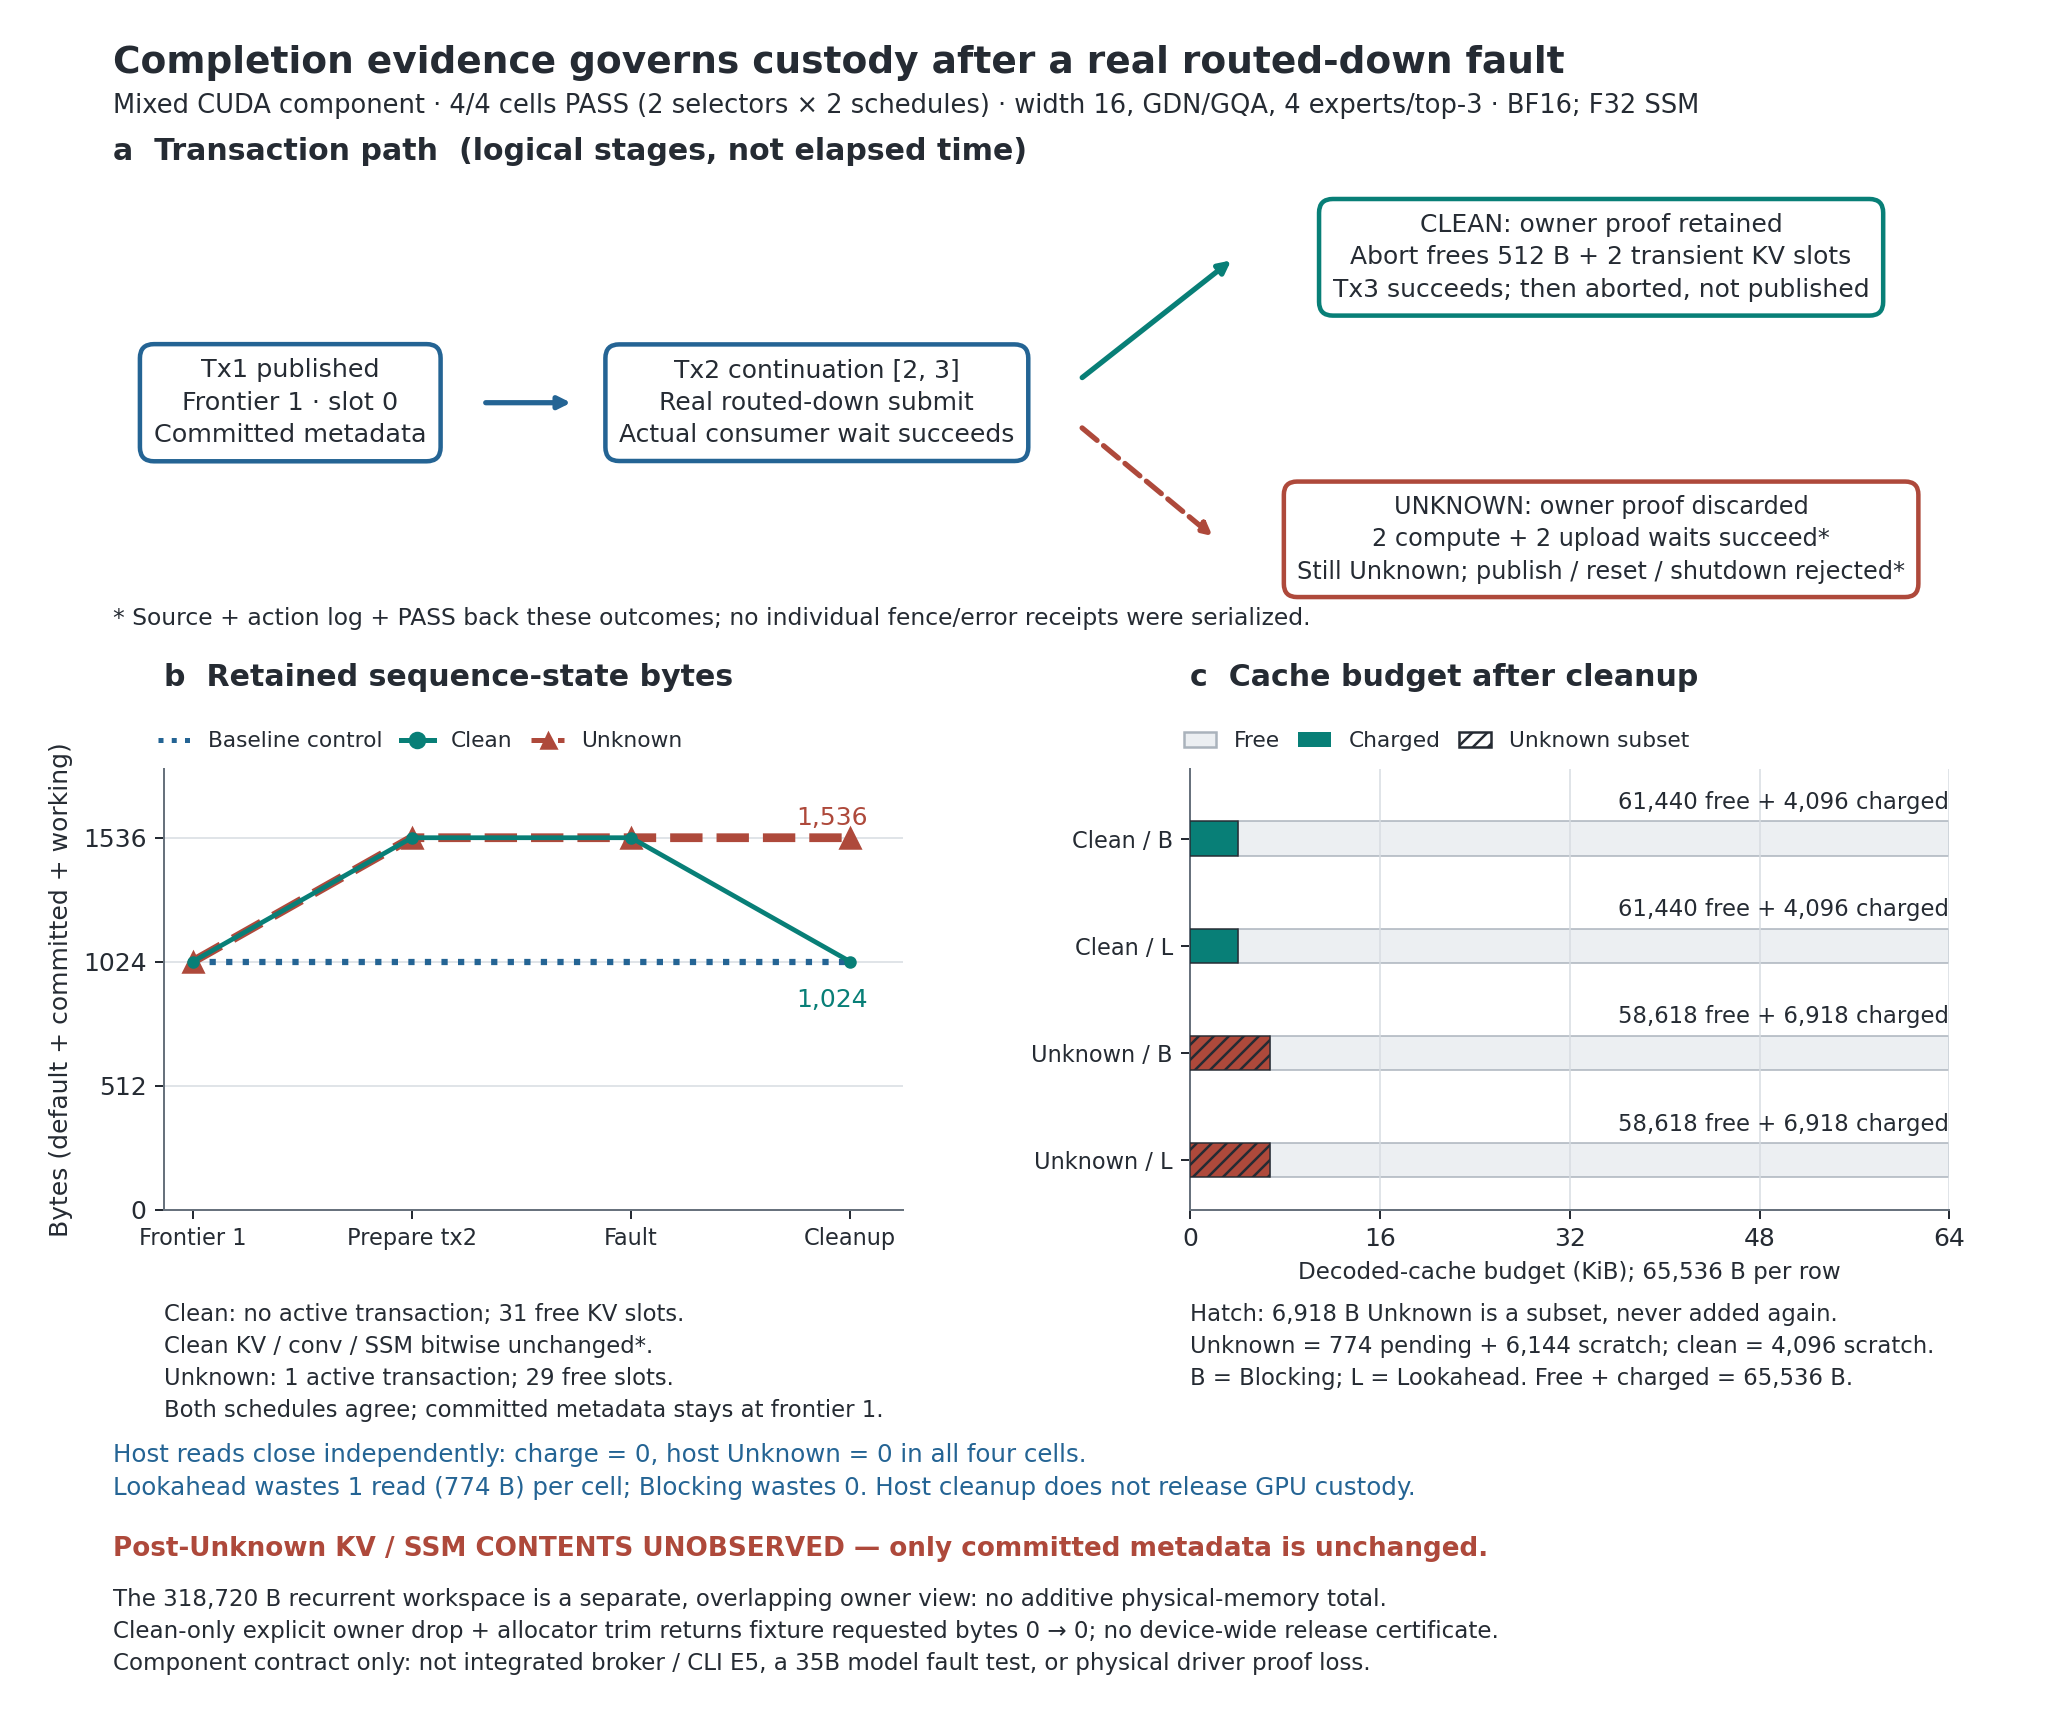

Write the Python code that produced this figure.
#!/usr/bin/env python3
"""CPU/Agg companion figure; data verification uses only the Python stdlib.

Use the existing Matplotlib environment. No installation, GPU query or model run.
"""
from __future__ import annotations

import argparse
import hashlib
import io
import itertools
import json
import os
from pathlib import Path
import sys
import zlib

HERE = Path(__file__).resolve().parent
DEFAULT_ARCHIVE = HERE.parent/'experiments/storage_demand/pressure_fault_v1/publication_fault_v1'
COLORS = dict(control='#246494', clean='#087F77', unknown='#AE493B', ink='#252B33', free='#ECEFF2', grid='#D7DCE1')
STEM = 'fault-custody-contract'


def digest(data):
    return hashlib.sha256(data).hexdigest()


def renderer_metadata():
    import matplotlib as mpl
    import numpy
    from matplotlib import font_manager, ft2font
    from PIL import __version__ as pillow
    fonts = {}
    for weight in ('normal', 'bold'):
        p = Path(font_manager.findfont(font_manager.FontProperties(family='DejaVu Sans', weight=weight)))
        fonts[weight] = dict(name=p.name, sha256=digest(p.read_bytes()))
    return dict(python=sys.version.split()[0], matplotlib=mpl.__version__, numpy=numpy.__version__,
                pillow=pillow, freetype=ft2font.__freetype_version__, zlib=zlib.ZLIB_RUNTIME_VERSION,
                backend='Agg', font_family='DejaVu Sans', fonts=fonts, png_dpi=180, pdf_fonttype=42)


def data_view(model):
    return {'schema': 'ferrule.fault-custody-figure-data.v1',
            'scope': model['scope'], 'denominator': model['denominator'],
            'cells': [{k: c[k] for k in ('case', 'schedule', 'snapshots', 'boundary', 'assertion_backed',
                                        'committed_content', 'host_read_statistics', 'local_final_release')}
                      for c in model['cells']]}


def build_figure(data):
    import matplotlib as mpl
    mpl.use('Agg', force=True)
    from matplotlib import pyplot as plt
    from matplotlib.lines import Line2D
    from matplotlib.patches import Patch

    mpl.rcParams.update({'font.family': 'DejaVu Sans', 'font.size': 10, 'text.color': COLORS['ink'],
                         'axes.labelcolor': COLORS['ink'], 'xtick.color': COLORS['ink'],
                         'ytick.color': COLORS['ink'], 'axes.spines.top': False,
                         'axes.spines.right': False, 'axes.edgecolor': '#68727D',
                         'pdf.fonttype': 42, 'figure.facecolor': 'white', 'savefig.facecolor': 'white'})
    fig = plt.figure(figsize=(11.4, 9.6), dpi=180)
    fig.text(.055, .974, 'Completion evidence governs custody after a real routed-down fault',
             fontsize=15, fontweight='bold', va='top')
    fig.text(.055, .946, 'Mixed CUDA component · 4/4 cells PASS (2 selectors × 2 schedules) · width 16, GDN/GQA, 4 experts/top-3 · BF16; F32 SSM',
             fontsize=10.3, va='top')

    flow = fig.add_axes([.055, .642, .91, .255])
    flow.set(xlim=(0, 1), ylim=(0, 1))
    flow.axis('off')
    flow.text(0, 1.04, 'a  Transaction path  (logical stages, not elapsed time)', fontsize=12, fontweight='bold')

    def box(x, y, text, color, size=10.2):
        flow.text(x, y, text, ha='center', va='center', fontsize=size, linespacing=1.45,
                  bbox=dict(boxstyle='round,pad=0.55', fc='white', ec=color, lw=1.8))

    box(.095, .49, 'Tx1 published\nFrontier 1 · slot 0\nCommitted metadata', COLORS['control'])
    box(.377, .49, 'Tx2 continuation [2, 3]\nReal routed-down submit\nActual consumer wait succeeds', COLORS['control'], 10)
    box(.797, .82, 'CLEAN: owner proof retained\nAbort frees 512 B + 2 transient KV slots\nTx3 succeeds; then aborted, not published', COLORS['clean'], 10)
    box(.797, .18, 'UNKNOWN: owner proof discarded\n2 compute + 2 upload waits succeed*\nStill Unknown; publish / reset / shutdown rejected*', COLORS['unknown'], 9.6)
    for a, b, color, style in (((.197,.49),(.248,.49),COLORS['control'],'-'),
                              ((.517,.54),(.601,.82),COLORS['clean'],'-'),
                              ((.517,.44),(.591,.18),COLORS['unknown'],'--')):
        flow.annotate('', xy=b, xytext=a, arrowprops=dict(arrowstyle='-|>', color=color, lw=2.1, linestyle=style))
    flow.text(0, -.015, '* Source + action log + PASS back these outcomes; no individual fence/error receipts were serialized.',
              fontsize=9.4)

    state = fig.add_axes([.08, .30, .36, .255])
    state.set_title('b  Retained sequence-state bytes', loc='left', fontsize=12, fontweight='bold', pad=33)
    stages = ('before', 'prepared', 'after_failure', 'after_cleanup')
    clean, unknown = data['cells'][0], data['cells'][2]
    # Both schedules have identical state/custody trajectories, checked before rendering.
    for left, right in ((0,1), (2,3)):
        for stage in stages:
            assert data['cells'][left]['snapshots'][stage]['live_state_bytes'] == data['cells'][right]['snapshots'][stage]['live_state_bytes']
    xs = list(range(4))
    baseline = clean['snapshots']['before']['live_state_bytes']
    state.plot(xs, [baseline]*4, ':', color=COLORS['control'], lw=2.5, zorder=2)
    state.plot(xs, [unknown['snapshots'][s]['live_state_bytes'] for s in stages], '--^', color=COLORS['unknown'], lw=3.5, ms=8, zorder=3)
    state.plot(xs, [clean['snapshots'][s]['live_state_bytes'] for s in stages], '-o', color=COLORS['clean'], lw=1.9, ms=4, zorder=4)
    state.set(xlim=(-.13, 3.24), ylim=(0, 1820), ylabel='Bytes (default + committed + working)')
    state.set_xticks(xs, ['Frontier 1', 'Prepare tx2', 'Fault', 'Cleanup'])
    state.tick_params(axis='x', labelsize=9)
    state.set_yticks([0, 512, 1024, 1536])
    state.grid(axis='y', color=COLORS['grid'], lw=.6)
    state.text(3.08, 1590, '1,536', ha='right', fontsize=10, color=COLORS['unknown'])
    state.text(3.08, 835, '1,024', ha='right', fontsize=10, color=COLORS['clean'])
    state.legend(handles=[Line2D([],[],color=COLORS['control'],ls=':',lw=2,label='Baseline control'),
                          Line2D([],[],color=COLORS['clean'],ls='-',marker='o',lw=2,label='Clean'),
                          Line2D([],[],color=COLORS['unknown'],ls='--',marker='^',lw=2,label='Unknown')],
                 loc='lower left', bbox_to_anchor=(-.02,1.02), ncol=3, frameon=False,
                 fontsize=8.7, handlelength=1.5, columnspacing=.85, borderaxespad=0)
    fig.text(.08, .246, 'Clean: no active transaction; 31 free KV slots.\nClean KV / conv / SSM bitwise unchanged*.\nUnknown: 1 active transaction; 29 free slots.\nBoth schedules agree; committed metadata stays at frontier 1.',
             fontsize=9.1, va='top', linespacing=1.5)

    cache = fig.add_axes([.58, .30, .37, .255])
    cache.set_title('c  Cache budget after cleanup', loc='left', fontsize=12, fontweight='bold', pad=33)
    for y, cell in zip((3,2,1,0), data['cells']):
        v = cell['snapshots']['after_cleanup']['cache']
        is_unknown = cell['case'] == 'mixed_unknown'
        color = COLORS['unknown' if is_unknown else 'clean']
        cache.barh(y, v['charged'], height=.32, color=color, edgecolor=COLORS['ink'], lw=.6,
                   hatch='////' if is_unknown else None, zorder=3)
        cache.barh(y, v['free'], left=v['charged'], height=.32, color=COLORS['free'], edgecolor='#AAB3BC', lw=.6)
        cache.text(65536, y+.23, f"{v['free']:,} free + {v['charged']:,} charged", ha='right', va='bottom', fontsize=9.1)
    cache.set(xlim=(0,65536), ylim=(-.46,3.65), xlabel='Decoded-cache budget (KiB); 65,536 B per row')
    cache.xaxis.label.set_size(9.2)
    cache.set_xticks([0,16384,32768,49152,65536], ['0','16','32','48','64'])
    cache.set_yticks([3,2,1,0], ['Clean / B','Clean / L','Unknown / B','Unknown / L'])
    cache.tick_params(axis='y', labelsize=9)
    cache.grid(axis='x', color=COLORS['grid'], lw=.6, zorder=0)
    cache.legend(handles=[Patch(facecolor=COLORS['free'],edgecolor='#AAB3BC',label='Free'),
                          Patch(facecolor=COLORS['clean'],label='Charged'),
                          Patch(facecolor='white',edgecolor=COLORS['ink'],hatch='////',label='Unknown subset')],
                 loc='lower left', bbox_to_anchor=(-.02,1.02), ncol=3, frameon=False, fontsize=8.7,
                 handlelength=1.5, columnspacing=.85, borderaxespad=0)
    fig.text(.58, .246, 'Hatch: 6,918 B Unknown is a subset, never added again.\nUnknown = 774 pending + 6,144 scratch; clean = 4,096 scratch.\nB = Blocking; L = Lookahead. Free + charged = 65,536 B.',
             fontsize=9.1, va='top', linespacing=1.5)

    fig.text(.055, .165, 'Host reads close independently: charge = 0, host Unknown = 0 in all four cells.\nLookahead wastes 1 read (774 B) per cell; Blocking wastes 0. Host cleanup does not release GPU custody.',
             fontsize=9.8, linespacing=1.5, va='top', color=COLORS['control'])
    fig.text(.055, .111, 'Post-Unknown KV / SSM CONTENTS UNOBSERVED — only committed metadata is unchanged.',
             fontsize=10.5, fontweight='bold', va='top', color=COLORS['unknown'])
    fig.text(.055, .081, 'The 318,720 B recurrent workspace is a separate, overlapping owner view: no additive physical-memory total.\nClean-only explicit owner drop + allocator trim returns fixture requested bytes 0 → 0; no device-wide release certificate.\nComponent contract only: not integrated broker / CLI E5, a 35B model fault test, or physical driver proof loss.',
             fontsize=9.2, linespacing=1.5, va='top')
    return fig


def layout_audit(fig):
    from matplotlib.text import Text
    fig.canvas.draw()
    renderer = fig.canvas.get_renderer()
    width, height = fig.canvas.get_width_height()
    labels = []
    for item in fig.findobj(match=Text):
        if not item.get_visible() or not item.get_text().strip():
            continue
        b = item.get_window_extent(renderer)
        if b.width == 0 or b.height == 0:
            continue
        assert b.x0 >= 0 and b.y0 >= 0 and b.x1 <= width and b.y1 <= height, 'text outside canvas'
        labels.append((item.get_text(), b))
    collisions = []
    for (ta,a), (tb,b) in itertools.combinations(labels, 2):
        if min(a.x1,b.x1)-max(a.x0,b.x0) > 1 and min(a.y1,b.y1)-max(a.y0,b.y0) > 1:
            collisions.append((ta,tb))
    if collisions:
        raise ValueError('Overlapping text: '+repr(collisions))
    return dict(text_count=len(labels), overlapping_text_pairs=0, all_text_inside_canvas=True,
                figure_inches=list(fig.get_size_inches()), png_pixels=[width,height],
                labels=[dict(text=t, bounds=[round(b.x0/width,6),round(b.y0/height,6),
                                             round(b.x1/width,6),round(b.y1/height,6)]) for t,b in labels])


def main():
    parser = argparse.ArgumentParser(description=__doc__)
    parser.add_argument('--archive', type=Path, default=DEFAULT_ARCHIVE)
    parser.add_argument('--output-dir', type=Path, default=HERE)
    parser.add_argument('--check', action='store_true', help='re-render in memory and verify pinned bytes; no output writes')
    args = parser.parse_args()
    root = args.archive.resolve()
    sys.path.insert(0, str(root))
    import check
    import evidence
    check.check(root, include_figure=False)
    data = data_view(evidence.build_model(root))
    os.environ.setdefault('MPLCONFIGDIR', str(root/'.cache'))
    fig = build_figure(data)
    layout = layout_audit(fig)
    artifacts = {}
    for ext in ('pdf','png'):
        buffer = io.BytesIO()
        metadata = ({'Creator': 'Ferrule fault-custody-contract', 'CreationDate': None, 'ModDate': None}
                    if ext == 'pdf' else {'Software': 'Ferrule fault-custody-contract'})
        fig.savefig(buffer, format=ext, dpi=180, metadata=metadata)
        artifacts[STEM+'.'+ext] = buffer.getvalue()
    record = dict(schema='ferrule.fault-custody-figure.v1', renderer=renderer_metadata(), colors=COLORS,
                  source_sha256=digest(Path(__file__).read_bytes()),
                  publication_manifest_sha256=evidence.sha256(root/'manifest.json'),
                  data_sha256=digest(evidence.encode(data)), data=data, layout=layout,
                  outputs={name:dict(sha256=digest(raw),bytes=len(raw)) for name,raw in artifacts.items()})
    if args.check:
        evidence.equal(evidence.load(root/'figure.json'), record, 'figure metadata/data drift')
        for name, raw in artifacts.items():
            evidence.equal((args.output_dir/name).read_bytes().hex(), raw.hex(), 'figure image drift')
    else:
        args.output_dir.mkdir(parents=True, exist_ok=True)
        for name, raw in artifacts.items():
            (args.output_dir/name).write_bytes(raw)
        (root/'figure.json').write_bytes(evidence.encode(record))
    print(json.dumps({'status':'PASS', 'mode':'check' if args.check else 'render',
                      'text_overlap_pairs':0, 'outputs':record['outputs'], 'renderer':record['renderer']}, indent=2))


if __name__ == '__main__':
    main()
